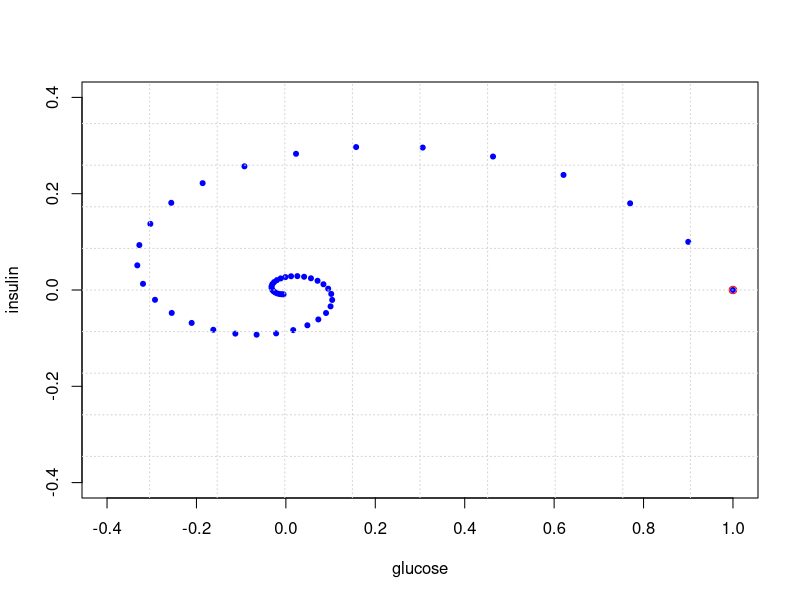
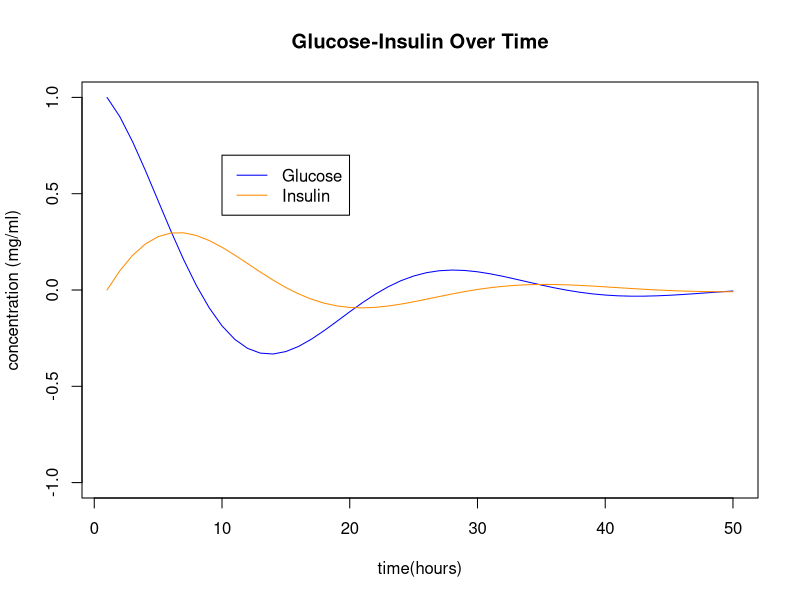
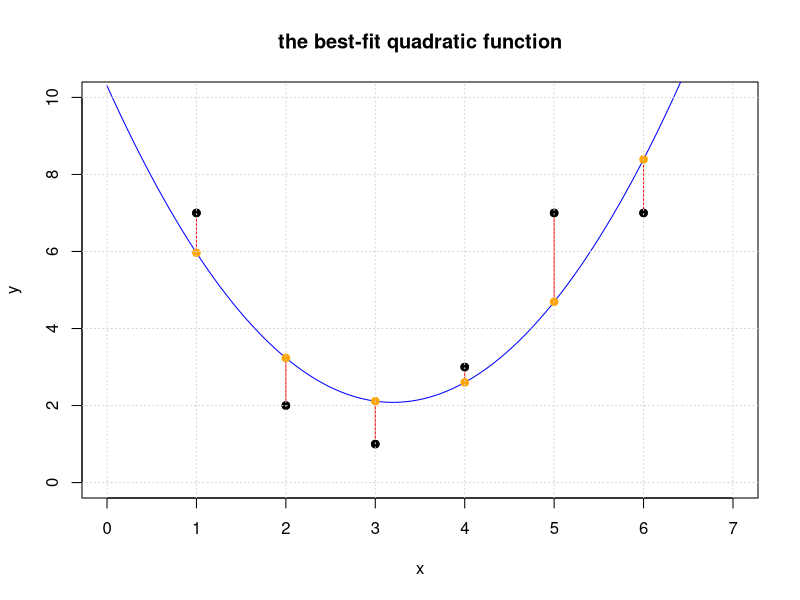
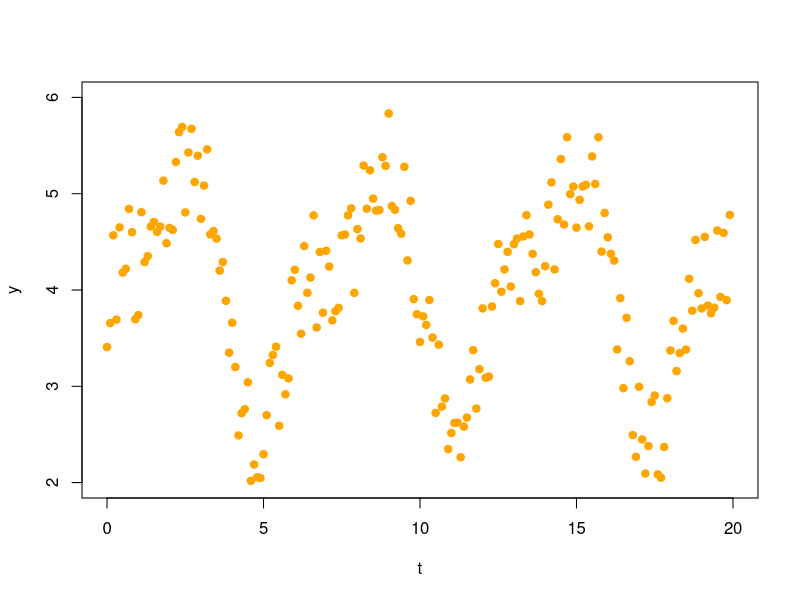
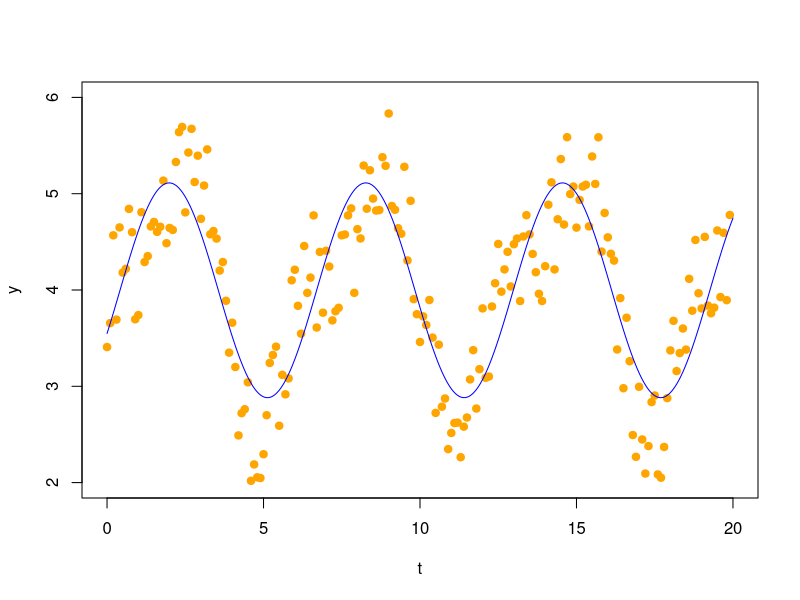
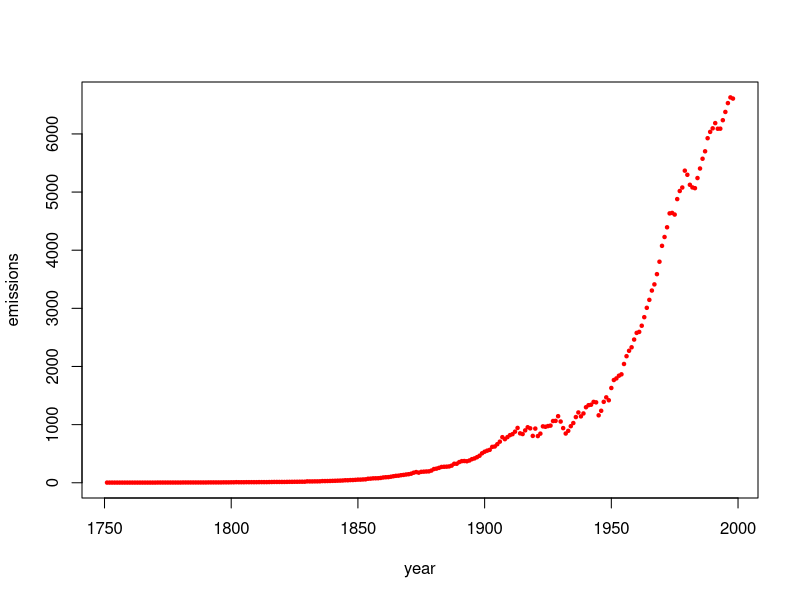
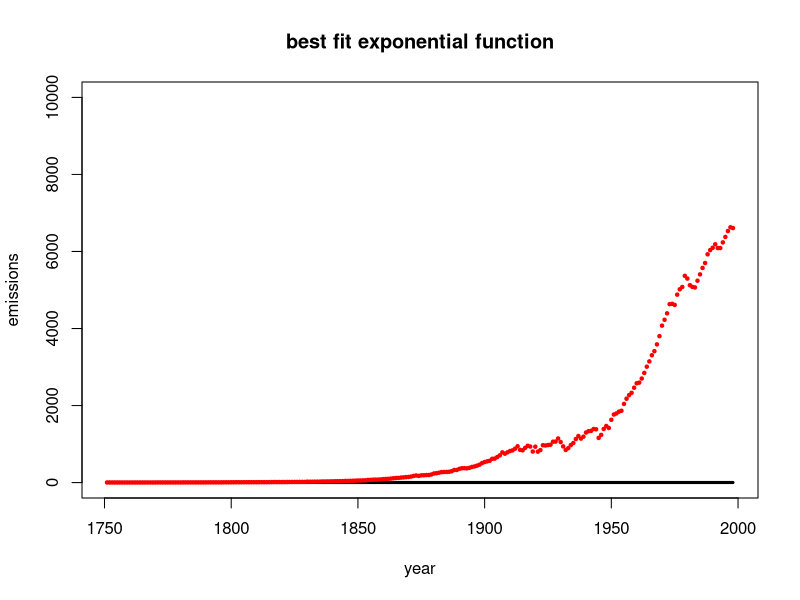

Write R code to recreate these figures, in order.
## ---- chunk 1
require(pracma)
## ---- chunk 2
A = cbind(c(.9,.1),c(-.4,.9))
start = c(1,0)
N = 50

X = matrix(0,nrow=2,ncol=N)
X[,1] = start

for (i in 2:N) {X[,i] = A %*% X[,i-1]}
plot(X[1,],X[2,],col='blue',xlim=c(-0.4,1.0),ylim=c(-0.4,0.4),xlab='glucose',ylab='insulin',pch=20,cex=1)
points(start[1],start[2],col="red")
grid(nx=10,ny=10)
## ---- chunk 3
t = seq(1,N)
plot(t,X[1,],type='l',col='blue',ylim=c(-1,1),ylab="concentration (mg/ml)",xlab="time(hours)",main="Glucose-Insulin Over Time")
lines(t,X[2,],col='darkorange')
legend(10, 0.7, legend=c("Glucose", "Insulin"), col=c("blue", "darkorange"), lty=1)
## ---- chunk 4
(A = cbind(c(1,2,-1,-2),c(1,2,3,4),c(1,0,1,0)))
b = c(9,5,5,8)
## ---- chunk 5
x = c(1,2,3,4,5,6)
y = c(7,2,1,3,7,7)
(A = cbind(x^0,x,x^2))
xhat = solve(t(A)%*%A,t(A)%*%y)
yhat = A %*% xhat
r = y - yhat
t(r) %*% r
## ---- chunk 6
#plot the original set of points
plot(x,y,pch=19,xlim=c(0,7),ylim=c(0,10), main='the best-fit quadratic function')
# generate points for the fitted line and plot it
tt = seq(0,7,len=100)  
lines(tt,xhat[1]+xhat[2]*tt+xhat[3]*tt^2,col='blue')
# add the residuals to the plot
for (i in 1:length(x)) {
  lines(c(x[i],x[i]),c(y[i],yhat[i]), col='red')
}
#add yhat to the plot
points(x,yhat,pch=19,col='orange')
#put the original points back on the plot last so we can see them 
points(x,y,pch=19,col="black")
grid()
## ---- chunk 7
MPG=c(16.9,15.5,19.2,18.5,30,27.5,27.2,30.9,20.3,17,21.6,16.2,20.6,20.8,18.6,18.1,17,17.6,16.5,18.2,26.5,21.9,34.1,35.1,27.4,31.5,29.5,28.4,28.8,26.8,33.5,34.2,31.8,37.3,30.5,22,21.5,31.9)
lbs=c( 3967.6,3689.14,3280.55,3585.4,1961.05,2329.6,2093,2029.3,2575.3,2857.4,2543.45,3103.1,3075.8,2793.7,3294.2,3103.1,3494.4,3389.75,3599.05,3485.3,2352.35,2648.1,1797.25,1742.65,2429.7,1810.9,1942.85,2429.7,2361.45,2457,2325.96,2002,1838.2,1938.3,1992.9,2561.65,2366,1925)
HP= c(155,142,125,150,68,95,97,75,103,125,115,133,105,85,110,120,130,129,138,135,88,109,65,80,80,71,68,90,115,115,90,70,65,69,78,97,110,71)
Cyl=c(8,8,8,8,4,4,4,4,5,6,4,6,6,6,6,6,8,8,8,8,4,6,4,4,4,4,4,4,6,6,4,4,4,4,4,6,4,4)
Car = c("BuickEstateWagon", "FordCountrySquireWagon", "ChevyMalibuWagon", "ChryslerLeBaronWagon", "Chevette", "ToyotaCorona", "Datsun510", "DodgeOmni", "Audi5000", "Volvo240GL", "Saab99GLE", "Peugeot694SL", "BuickCenturySpecial", "MercuryZephyr", "DodgeAspen", "AMCConcordD/L", "ChevyCapriceClassic", "FordLTD", "MercuryGrandMarquis", "DodgeStRegis", "FordMustang4", "FordMustangGhia", "MazdaGLC", "DodgeColt", "AMCSpirit", "VWScirocco", "HondaAccordLX", "BuickSkylark", "ChevyCitation", "OldsOmega", "PontiacPhoenix", "PlymouthHorizon", "Datsun210", "FiatStrada", "VWDasher", "Datsun810", "BMW320i", "VWRabbit")
df = data.frame(cbind(lbs,HP,Cyl,MPG)) #Convert to data frame
rownames(df)=Car
df
## ---- chunk 8
cars_lm = lm( MPG ~ lbs + HP + Cyl)
summary(cars_lm)
## ---- chunk 9
tons =  c(1.98, 1.84, 1.64, 1.79, 0.98, 1.16, 1.05, 1.01, 1.29, 1.43, 1.27, 1.55, 1.54, 1.40, 1.65, 1.55, 1.75, 1.69, 1.80, 1.74, 1.18, 1.32, 0.90, 0.87, 1.21, 0.91,0.97, 1.21, 1.18, 1.23, 1.16, 1.00, 0.92, 0.97, 1.00, 1.28, 1.18, 0.96)
## ---- chunk 10
t = xx = seq(0,19.9,.1)
y = c(3.407646, 3.656257, 4.567893, 3.692689, 4.650019, 4.180795, 4.220037, 4.842083, 4.600134, 3.695645, 3.739377,
4.807793, 4.290227, 4.351877, 4.659800, 4.706735, 4.603592, 4.657165, 5.135868, 4.486025, 4.644551, 4.624029,
5.329163, 5.639380, 5.693772, 4.806000, 5.427808, 5.673742, 5.121300, 5.394885, 4.739374, 5.084819, 5.460250,
4.578189, 4.612040, 4.534047, 4.201825, 4.290607, 3.887900, 3.349325, 3.660084, 3.200437, 2.490044, 2.720811,
2.762054, 3.041436, 2.018788, 2.188567, 2.054767, 2.047622, 2.294727, 2.699933, 3.242642, 3.325224, 3.411680,
2.590417, 3.118911, 2.916444, 3.081886, 4.100586, 4.210242, 3.835767, 3.546563, 4.456711, 3.970233, 4.128838,
4.774915, 3.610540, 4.395443, 3.764436, 4.407476, 4.243399, 3.684473, 3.779193, 3.815080, 4.567609, 4.576654,
4.774486, 4.847797, 3.970489, 4.631950, 4.535347, 5.292626, 4.844237, 5.243421, 4.949116, 4.824773, 4.830172,
5.379016, 5.289537, 5.832770, 4.872205, 4.833122, 4.641696, 4.584196, 5.279393, 4.307142, 4.926093, 3.904820,
3.748701, 3.460324, 3.726250, 3.636625, 3.896051, 3.505842, 2.723539, 3.432293, 2.788161, 2.873195, 2.347629,
2.515592, 2.618861, 2.622653, 2.263514, 2.580999, 2.675959, 3.071311, 3.375476, 2.769042, 3.177973, 3.808895,
3.088136, 3.101224, 3.828743, 4.070292, 4.477982, 3.982855, 4.213733, 4.396489, 4.036487, 4.475438, 4.534266,
3.885322, 4.555555, 4.776902, 4.577201, 4.374555, 4.184732, 3.960706, 3.885492, 4.246883, 4.885794, 5.117945,
4.213779, 4.734693, 5.359801, 4.680284, 5.586846, 4.995826, 5.074366, 4.647961, 4.935794, 5.074724, 5.092661,
4.660553, 5.386633, 5.101599, 5.585815, 4.399249, 4.799980, 4.546865, 4.375893, 4.305302, 3.382458, 3.915698,
2.980115, 3.711861, 3.260457, 2.493755, 2.267661, 2.994923, 2.447978, 2.093928, 2.379100, 2.836308, 2.904491,
2.084674, 2.050629, 2.370026, 2.877150, 3.372492, 3.679573, 3.158224, 3.345067, 3.600110, 3.381230, 4.116003,
3.785123, 4.519719, 3.966509, 3.808330, 4.551462, 3.838009, 3.758539, 3.816730, 4.618030, 3.926753, 4.593788,
3.894390, 4.779126)
plot(t,y,col="orange",xlim=c(0,20),ylim=c(2,6),pch=19)
## ---- chunk 11
A = cbind(t^0, sin(t),cos(t))
A[1:10,]
## ---- chunk 12
(xhat = solve(t(A) %*% A, t(A) %*% y))
## ---- chunk 13
plot(t,y,col="orange",xlim=c(0,20),ylim=c(2,6),pch=19)
tt = seq(0,20,len=1000)
yy = xhat[1] + xhat[2]*sin(tt) + xhat[3]*cos(tt)
points(tt,yy,type='l',col="blue")
## ---- chunk 14
year=c(1751:1998)
emissions = c(3, 3, 3, 3, 3, 3, 3, 3, 3, 3, 3, 3, 3, 3, 3, 3, 3, 3, 3, 3, 4, 4, 4, 4, 4, 4, 4, 4, 4, 4, 5, 5, 5, 5, 5, 5, 5, 5, 5, 5, 6, 6, 6, 6, 6, 6, 7, 7, 7, 8, 8, 10, 9, 9, 9, 10, 10, 10, 10, 10, 11, 11, 11, 11, 12, 13, 14, 14, 14, 14, 14, 15, 16, 16, 17, 17, 18, 18, 18, 24, 23, 23, 24, 24, 25, 29, 29, 30, 31, 33, 34, 36, 37, 39, 43, 43, 46, 47, 50, 54, 54, 57, 59, 69, 71, 76, 77, 78, 83, 91, 95, 97, 104, 112, 119, 122, 130, 135,
142, 147, 156, 173, 184, 174, 188, 191, 194, 196, 210, 236, 243, 256, 272, 275, 277, 281, 295, 327, 327, 356, 372, 374, 370, 383, 406, 419, 440, 465, 507, 534, 552, 566, 617, 624, 663, 707, 784, 750, 785, 819, 836, 879, 943, 850, 838, 901, 955, 936, 806, 932, 803, 845, 970, 963, 975, 983, 1062, 1065, 1145, 1053, 940, 847, 893, 973, 1027, 1130, 1209, 1142, 1192, 1299, 1334, 1342, 1391, 1383, 1160, 1238, 1392, 1469, 1419, 1630, 1767, 1795, 1841, 1865, 2043, 2177, 2270, 2330, 2463, 2578, 2595, 2701, 2848, 3009, 3146, 3306, 3412, 3588, 3802, 4075, 4227, 4394, 4633, 4641, 4613, 4879, 5018, 5078, 5368, 5297, 5125, 5080, 5067, 5241, 5405, 5573, 5701, 5926, 6035, 6096, 6186, 6089, 6090, 6236, 6378, 6530, 6628, 6608)
plot(year,emissions,pch=20,cex=.7,col="red")
## ---- chunk 15
### your code goes here. 
# be sure to define d and k and A
t=year-1750
y=log(emissions)
A=cbind(1)  # this isn't right, yet!
d=1
k=0
#####
# your code above has found b and k
(a = exp(d))
k
## ---- chunk 16
  f=function(y){a * exp(k*(y-1750))}
  plot(year,f(year),type="l",lwd=3,ylim=c(0,10000),ylab="emissions", main="best fit exponential function")
  points(year,emissions,pch=20,cex=.7,col="red")
